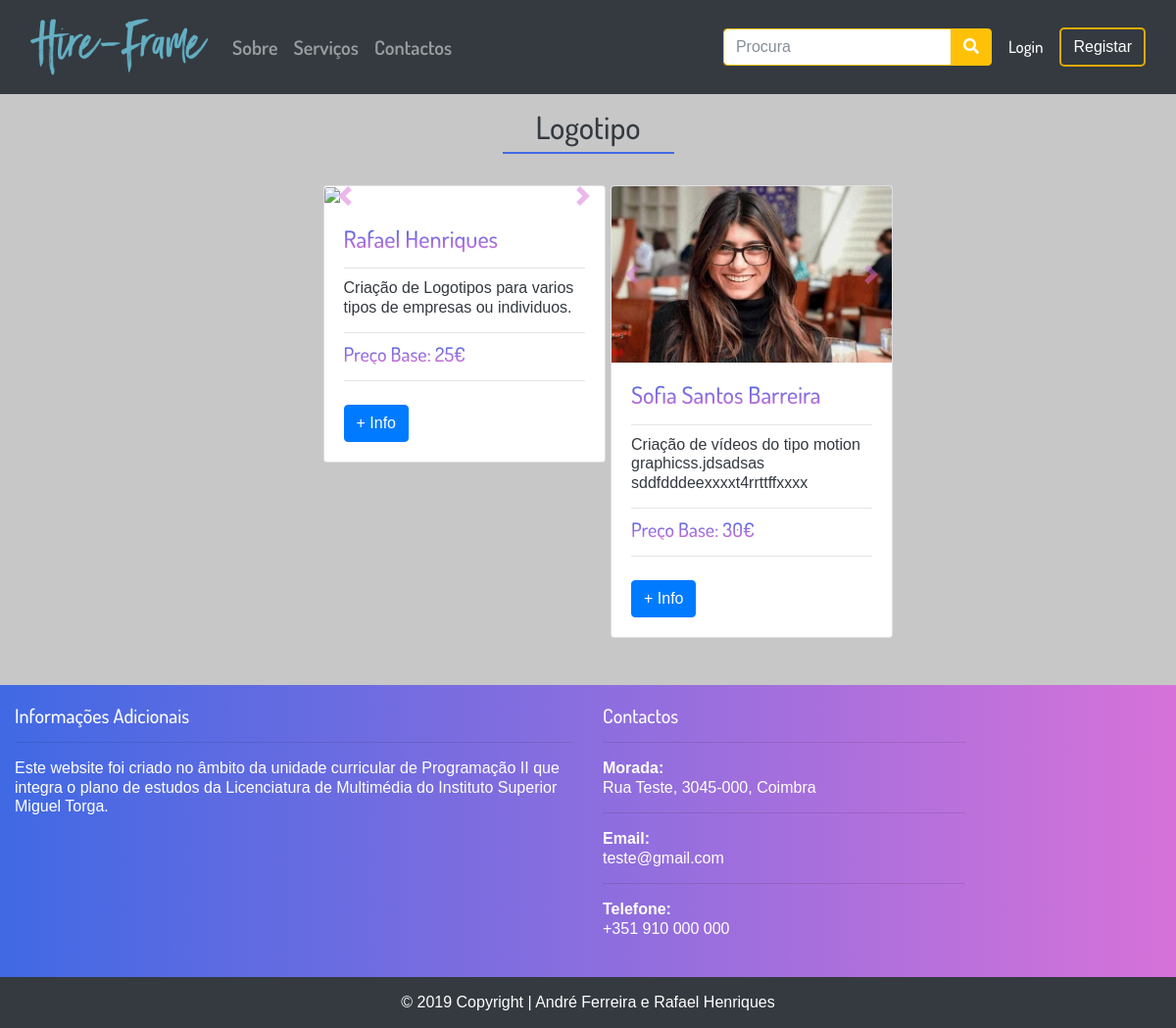
/index.php?op=subarea&id=6, run on the app's committed database.
### tables this page shows
CREATE TABLE IF NOT EXISTS `subarea` (
  `id_subarea` int(11) NOT NULL AUTO_INCREMENT,
  `nome` varchar(50) NOT NULL,
  `data` datetime NOT NULL DEFAULT CURRENT_TIMESTAMP ON UPDATE CURRENT_TIMESTAMP,
  `id_area` int(11) NOT NULL,
  `img_subarea` varchar(255) NOT NULL,
  PRIMARY KEY (`id_subarea`),
  KEY `fk_id_area_area` (`id_area`)
);

CREATE TABLE IF NOT EXISTS `servico` (
  `id_utilizador` int(11) NOT NULL,
  `id_subarea` int(11) NOT NULL,
  `data` datetime NOT NULL DEFAULT CURRENT_TIMESTAMP ON UPDATE CURRENT_TIMESTAMP,
  `id_servico` int(11) NOT NULL AUTO_INCREMENT,
  `descricao` varchar(255) NOT NULL,
  PRIMARY KEY (`id_servico`),
  KEY `fk_id_utilizador_utilizador` (`id_utilizador`),
  KEY `fk_id_subarea_subarea` (`id_subarea`)
);

CREATE TABLE IF NOT EXISTS `utilizador` (
  `id_utilizador` int(11) NOT NULL AUTO_INCREMENT,
  `username` varchar(15) NOT NULL,
  `nome` varchar(150) NOT NULL,
  `id_genero` int(11) NOT NULL,
  `email` varchar(100) NOT NULL,
  `data_nascimento` date NOT NULL,
  `data` datetime NOT NULL DEFAULT CURRENT_TIMESTAMP ON UPDATE CURRENT_TIMESTAMP,
  `pass` varchar(255) NOT NULL,
  `tipo_utilizador` int(11) NOT NULL,
  `biografia` varchar(255) DEFAULT NULL,
  `imagem` varchar(255) DEFAULT NULL,
  `repor_pass` varchar(255) DEFAULT NULL,
  PRIMARY KEY (`id_utilizador`),
  UNIQUE KEY `id_area` (`id_utilizador`),
  UNIQUE KEY `username` (`username`),
  KEY `fk_id_tipo_tipo_utilizador` (`tipo_utilizador`),
  KEY `fk_id_genero_genero_utilizador` (`id_genero`)
);

### inc/subarea.inc.php (the view, shortened to what this page needs)
<?php require("db_projetofinal.php");
$id = $_REQUEST["id"];
$dados = $db->query("SELECT subarea.nome, subarea.id_area FROM subarea WHERE subarea.id_subarea = $id");
foreach ($dados as $linha)
 echo   '<div class="container">
        <div class="container-fluid py-3">
            <header class="col-md-12 mb-4">
                    <h2 class="text-center text-dark">'.$linha["nome"].'</h2>
                    <span class="underline mb-3"></span>
                                </header>
            <div class="row justify-content-center">';
            ?>
<?php
$db = new PDO("mysql:host=localhost; dbname=projetofinal","root","");
$dados = $db->query("SELECT DISTINCT utilizador.nome, utilizador.id_utilizador, utilizador.imagem, servico.id_servico, servico.descricao, preco_servico.base FROM utilizador JOIN servico ON utilizador.id_utilizador = servico.id_utilizador JOIN subarea ON servico.id_subarea = subarea.id_subarea JOIN area ON subarea.id_area = area.id_area JOIN preco_servico ON servico.id_servico = preco_servico.id_servico WHERE subarea.id_subarea = $id");
if ($dados->rowCount() > 0)
  {
foreach ($dados as $row) {
                echo '<div class="col-md-3 col-sm-6 col-xs-12 m-2">
                    <div class="card" style="width: 18rem">
                    <div id="'.$row["id_servico"].'" class="carousel slide" data-ride="carousel">
    <div class="carousel-inner">
    <div class="carousel-item active">
    <img src="'.$row["imagem"].'" class="card-img-top" alt="...">
</div>
         ';
        echo           '
        </div>
  <a class="carousel-control-prev" href="#'.$row["id_servico"].'" role="button" data-slide="prev">
  <span class="carousel-control-prev-icon" aria-hidden="true"></span>
  <span class="sr-only">Previous</span>
</a>
<a class="carousel-control-next" href="#'.$row["id_servico"].'" role="button" data-slide="next">
  <span class="carousel-control-next-icon" aria-hidden="true"></span>
  <span class="sr-only">Next</span>
</a>
</div>
                        <div class="card-body">
                            <h4 class="card-title grad-txt">'.$row["nome"].'</h4><hr>
                            <p class="text-dark card-subtitle">'.$row["descricao"].'</p><hr>
                            <h5 class="text-dark card-subtitle grad-txt">Preço Base: '.$row["base"].'€</h5><hr>
                            <a href="index.php?op=servicepage&id_utilizador='.$row["id_utilizador"].'&id_service='.$row["id_servico"].'" class="btn btn-primary mt-2">+ Info</a>
                        </div>
                    </div>
                </div>';
}
  }
?>
            </div>
        </div>
    </div>

### index.php (shortened to what this page needs)
<!DOCTYPE html>
<html lang="pt-pt">
<head>
    <link rel="stylesheet" href="css/bootstrap.min.css">
    <link rel="stylesheet" href="css/costum.css">
    <link href="css/fontawesome/css/all.css" rel="stylesheet">
</head>
<body>
    <?php
    include("inc/menu.inc.php"); ?>
    <?php
$host = $_SERVER['SERVER_NAME'] . $_SERVER['REQUEST_URI'];
$host = basename($host);
if($host == "index.php") {
 require("inc/main.inc.php");
} else {
    if(isset($_REQUEST["op"])) {
      $op = $_REQUEST["op"];
              switch($op) {
        case "subarea": require("inc/subarea.inc.php"); break;
      }
  } else {
      require("inc/main.inc.php");
  }
}
?>
    <?php
        include("inc/footer.inc.php");
    ?>
</body>
</html>

### inc/menu.inc.php (shortened to what this page needs)
<div class="container-fluid bg-dark">
        <header class="menu-font-20 ">
            <nav class="navbar navbar-expand-lg navbar-dark" id="navbar">
                <a href="index.php" class="navbar-brand">
                    <img src="img/hire-frame.png" height="70" class="d-inline-block align-top <?php if (isset($_GET["op"])) if ($_GET["op"] == 0) echo "active";?>">
                </a>
                <div id="menu" class="collapse navbar-collapse">
                    <ul class="navbar-nav mr-auto text-light">
                        <li class="nav-item text-light f-600">
                            <a href="index.php?op=sobre" class="nav-link <?php if (isset($_GET["op"])) if ($_GET["op"] == "sobre") echo "active";?>">Sobre</a>
                        </li>
                        <li class="nav-item text-light f-600">
                            <a href="index.php?op=servicos" class="nav-link <?php if (isset($_GET["op"])) if ($_GET["op"] == "servicos") echo "active";?>">Serviços</a>
                        </li>
                        <li class="nav-item text-light f-600">
                            <a href="index.php?op=contactos" class="nav-link <?php if (isset($_GET["op"])) if ($_GET["op"] == "contactos") echo "active";?>">Contactos</a>
                        </li>
                    </ul>
                    <form class="form-inline" method="post">
                        <div class="input-group">
                            <input class="form-control border border-warning" name="search" type="search" placeholder="Procura" aria-label="Search" required>
                            <span class="input-group-btn">
                                <button class="btn btn-warning" formaction="index.php?op=procura"><i class="fas fa-search"></i></button>
                            </span>
                        </div>
                    </form>
                <?php
if(isset($_SESSION["username"]))
 {
    $username = $_SESSION["username"];
    require("db_projetofinal.php");
    $dados = $db->query("SELECT imagem FROM utilizador WHERE username = '$username'");
    foreach ($dados as $row) {
        $imagem = $row["imagem"];
    }
      echo '<a href="index.php?op=userpage" class="btn m-1 btn-default f-500 f-17">'.$_SESSION["username"].'<img src="'.$imagem.'" class="rounded-circle border border-grad ml-2" width="50px"></a>
      <a href="index.php?op=logout" class="btn btn-login">Logout</a>';
 } else {
    echo '<a href="index.php?op=login" class="btn m-1 btn-default f-500 f-17">Login</a>
    <a href="index.php?op=registar" class="btn btn-login">Registar</a>';
 }
            ?>
                </div>
            </nav>
        </header>
    </div>

### inc/footer.inc.php (shortened to what this page needs)
<footer class="footer page-footer font-small pt-4">
<div class="grad pad-top-20">
  <div class="container-fluid text-center text-md-left">
    <div class="row">
      <div class="col-md-6 mt-md-0 mt-3">
        <h5>Informações Adicionais</h5><hr>
        <p>Este website foi criado no âmbito da unidade curricular de Programação II que integra o plano de estudos da Licenciatura de Multimédia
            do Instituto Superior Miguel Torga.</p>
      </div>
      <div class="col-md-4">
              <h5>Contactos</h5><hr>
              <dl class="contact-list">
                <dt>Morada:</dt>
                <dd>Rua Teste, 3045-000, Coimbra</dd>
              </dl><hr>
              <dl class="contact-list">
                <dt>Email:</dt>
                <dd><a class="text-white" href="mailto:">teste@gmail.com</a></dd>
              </dl><hr>
              <dl class="contact-list">
                <dt>Telefone:</dt>
                <dd><a class="text-white" href="tel: +351">+351 910 000 000 </a></dd>
              </dl>
            </div>
    </div>
  </div>
  <div class="page-footer font-small bg-dark mt-4">
<div class="footer-copyright text-center py-3 nova-s">© 2019 Copyright |
    <a target="_blank" href="https://www.falcondesign.pt/" class="nova-s">André Ferreira</a> e <a href="#" class="nova-s">Rafael Henriques</a>
  </div>
</div>
</div>

### css/costum.css (style rules this page uses)
* { margin: 0; padding: 0; font-size: 100%; border: none; outline: none; line-height: 1.22; color: #fff; box-sizing: border-box; font-family: 'Dosis', sans-serif; }
body { background-repeat: no-repeat; background-position: center center; background-attachment: fixed; background-color: #c7c7c7; }
.grad { background-image: linear-gradient(to right, #4069E4 , #D672D9); }
.grad-txt { background: -webkit-linear-gradient(#4069E4 , #D672D9); -webkit-background-clip: text; -webkit-text-fill-color: transparent; }
a, a:hover, a:focus, .footer-copyright>a:hover { text-decoration: none; color: #6c757d; }
.footer-copyright>a { color: #fff; }
.footer { text-align: center; width: 100%; }
.menu-font-20 { font: 20px sans-serif; }
.btn-login { border: 2px solid #e0a800; background: none; position: relative; color: #fff; z-index: 1; border-radius: 5px; height: 100%; transition: all .50s ease-in-out; transition: all .50s ease-in-out; -moz-transition: all .50s ease-in-out; -webkit-transition: all .50s ease-in-out; }
.btn-default { background: none; position: relative; color: #fff; z-index: 1; border-radius: 5px; height: 100%; transition: all .50s ease-in-out; transition: all .50s ease-in-out; -moz-transition: all .50s ease-in-out; -webkit-transition: all .50s ease-in-out; }
.pad-top-20 { padding-top: 20px; }
.underline { content: ''; border-top: 2px solid #4069E4; width: 175px; display: block; margin-bottom: 8px; margin: 0 auto; }
.card-img-top { width: 100%; height: 15vw; object-fit: cover; }
.f-500 { font-weight: 500; }
.f-600 { font-weight:600; }
.f-17 { font-size: 17px; }

### data on the page
subarea: nome "Logotipo"
servico: id_utilizador.nome "Rafael Henriques", descricao "Criação de Logotipos para varios tipos de empresas ou individuos.", base "25"
servico: id_utilizador.imagem (picture), id_utilizador.nome "Sofia Santos Barreira", descricao "Criação de vídeos do tipo motion graphicss.jdsadsas sddfdddeexxxxt4rrttffxxxx", base "30"
